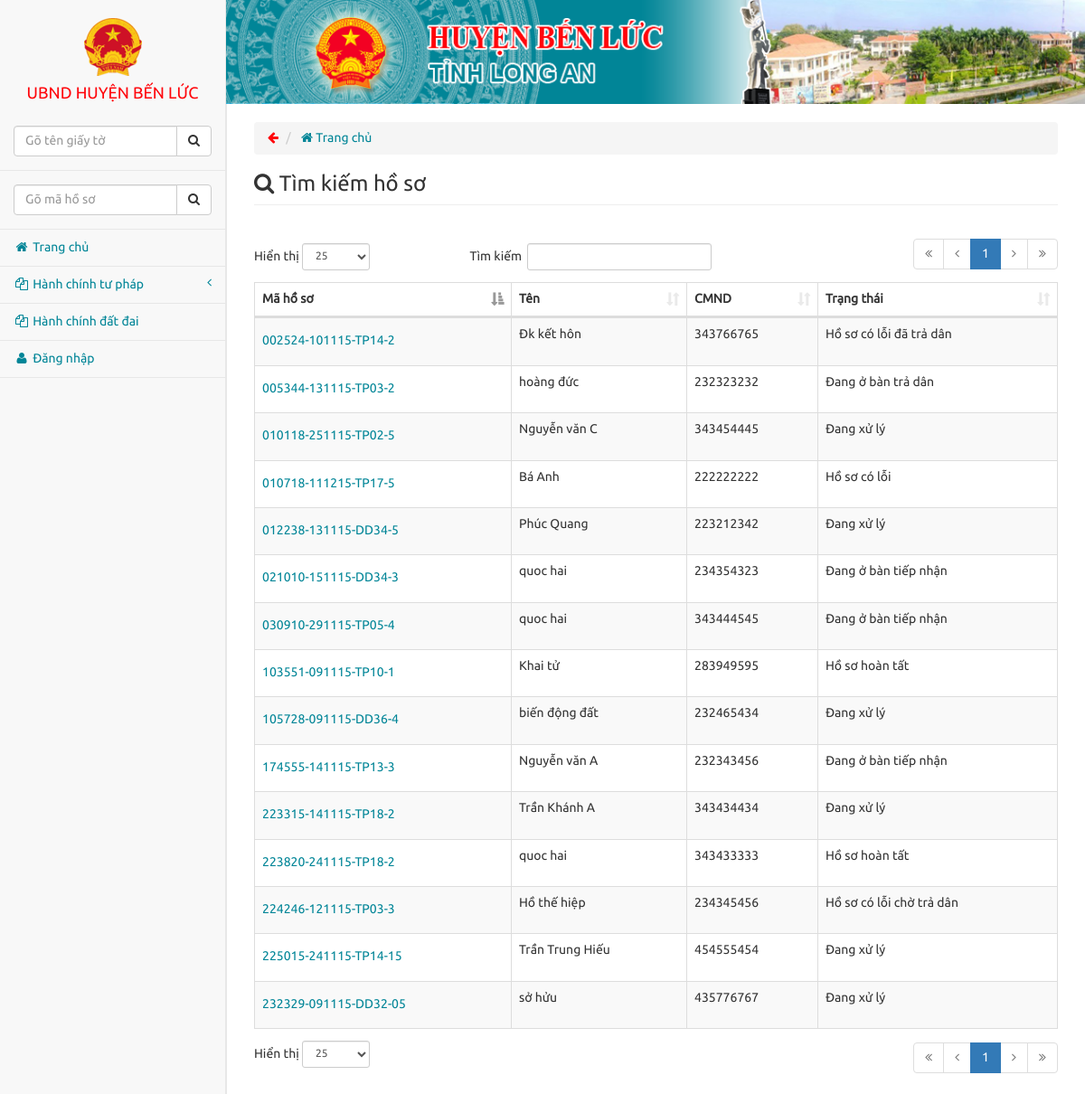
The app's page /index.php/admin/xem_ho_so, older data.
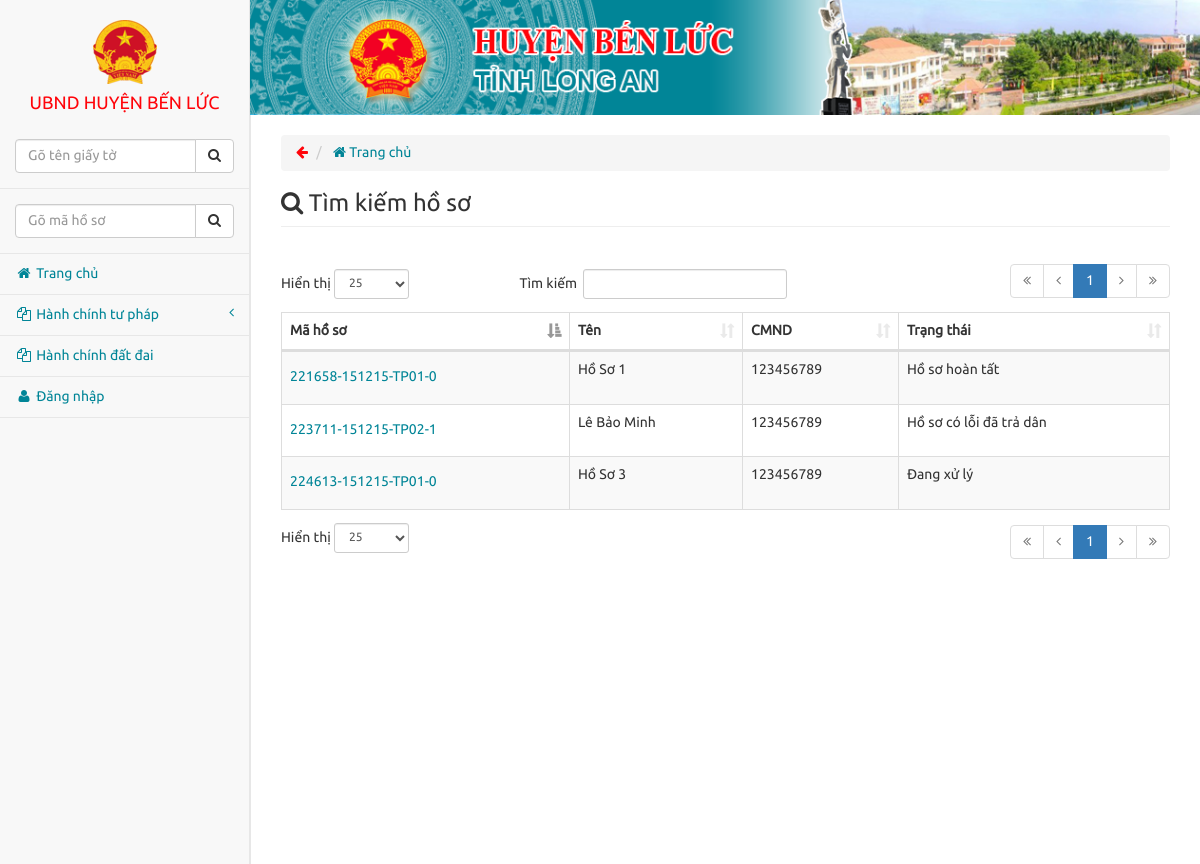
The same page, newer data.
### tables this page shows
CREATE TABLE IF NOT EXISTS `ho_so` (
  `id` int(11) NOT NULL AUTO_INCREMENT,
  `mshs` varchar(200) NOT NULL,
  `name` varchar(200) NOT NULL,
  `type` int(11) NOT NULL,
  `cmnd` int(11) NOT NULL,
  `status` int(11) NOT NULL,
  `mcb` varchar(200) NOT NULL,
  `lich_su_ho_so` text NOT NULL,
  `num_error` int(11) NOT NULL,
  `ngay_tra` varchar(200) NOT NULL,
  `sdt` varchar(200) NOT NULL,
  `dia_chi` text NOT NULL,
  `tt_giay_to_da_thu` text NOT NULL,
  `note` text NOT NULL,
  `error` text NOT NULL,
  `tien_thu` int(11) NOT NULL,
  PRIMARY KEY (`id`)
);

### application/controllers/admin/Xem_ho_so.php (called while the page is built, shortened)
<?php
class Xem_ho_so extends CI_Controller {
	public function index()
	{
		$this->load->model('ho_so');
		$data['title'] = 'Hồ sơ chi tiết - UBND Huyện Bến Lức';
		$this->load->view('templates/header', $data);
		$this->load->view('templates/aside');
		$this->load->view('templates/nav');
		$query = $this->ho_so->search_ho_so($this->input->post('num_search'),
			100,0);
		if($query){
			$this->load->view('ho_so_view',array(
					'query'=>$query
				));
		}else{
			redirect(base_url('trang_chu'));
		}
		$this->load->view('templates/footer');
	}
}

### index.php (called while the page is built, shortened)
<?php
require_once BASEPATH.'core/CodeIgniter.php';

### application/models/Ho_so.php (called while the page is built, shortened)
<?php
class Ho_so extends CI_Model {
    public function search_ho_so($id, $limit, $offset){
        $query = $this->db->get('ho_so');
        $array=array();
        $low_key=strval ($id);
       $low_key=strtolower($low_key);
      foreach($query->result_array() as $row){
        $low_search=strtolower($row['mshs']);
        $pos = strpos($low_search, $low_key);
        $pos1 = strpos($row['cmnd'], $low_key);
        if (($pos === false)&&($pos1 === false)) {
             } else {
                 $array[] = $row['id'];
            }
        }
        for ($i=0;$i<count($array);$i++){
            $this->db->or_where('id',  $array[$i]);
             }
        $this->db->limit($limit);
        $this->db->offset($offset);
        $q = $this->db->get('ho_so');
        return $q;
    }
}

### application/views/ho_so_view.php (the view, shortened to what this page needs)
<div class="col-lg-12">
    <ol class="breadcrumb">
        <li class="cursor back">
            <i class="fa fa-arrow-left"></i>
        </li>
        <li>
            <a href="<?php echo base_url('trang_chu'); ?>">
                <i class="fa fa-home"></i> Trang chủ
            </a>
        </li>
    </ol>
    <h3 class="page-header marTop"><i class="fa fa-search"></i> Tìm kiếm hồ sơ</h3>
    <div class="panel-body">
        <div class="row">
            <table id="table" class="table table-striped table-bordered">
                <thead>
                <tr>
                    <th>Mã hồ sơ</th>
                    <th>Tên</th>
                    <th>CMND</th>
                    <th>Trạng thái</th>
                </tr>
                </thead>
                <tbody>
            <?php
                foreach ($query->result() as $row){
  if($row->status==0) $arr='Đang ở bàn tiếp nhận';
  if($row->status==2)  $arr='Đang xử lý';
  if($row->status==4)  $arr='Đang ở bàn trả dân';
  if($row->status==5)  $arr='Hồ sơ hoàn tất';
  if($row->status==6)  $arr='Hồ sơ có lỗi';
  if($row->status==7)  $arr='Hồ sơ có lỗi chờ trả dân';
  if($row->status==8)  $arr='Hồ sơ có lỗi đã trả dân';
                echo '<tr>
              <td><a href="'.base_url().'admin/xem_ho_so/details/'.$row->id.'">
                <h5 class="truncate">'.$row->mshs.' </h5></a></td>
              <td> '.$row->name.'</td>
              <td>'.$row->cmnd.'</td>
                  <td>'.$arr.'</td>
                  </tr>';
                    }
                    ?>
                </tbody>
            </table>
        </div>
    </div>
</div>

Row changes from the older to the newer data that the page shows:
removed ho_so: mshs "232329-091115-DD32-05", name "sở hửu", cmnd "435776767", status "Đang xử lý"
removed ho_so: mshs "002524-101115-TP14-2", name "Đk kết hôn", cmnd "343766765", status "Hồ sơ có lỗi đã trả dân"
removed ho_so: mshs "224246-121115-TP03-3", name "Hồ thế hiệp", cmnd "234345456", status "Hồ sơ có lỗi chờ trả dân"
removed ho_so: mshs "005344-131115-TP03-2", name "hoàng đức", cmnd "232323232", status "Đang ở bàn trả dân"
removed ho_so: mshs "012238-131115-DD34-5", name "Phúc Quang", cmnd "223212342", status "Đang xử lý"
removed ho_so: mshs "174555-141115-TP13-3", name "Nguyễn văn A", cmnd "232343456", status "Đang ở bàn tiếp nhận"
removed ho_so: mshs "223315-141115-TP18-2", name "Trần Khánh A", cmnd "343434434", status "Đang xử lý"
removed ho_so: mshs "021010-151115-DD34-3", name "quoc hai", cmnd "234354323", status "Đang ở bàn tiếp nhận"
removed ho_so: mshs "223820-241115-TP18-2", name "quoc hai", cmnd "343433333", status "Hồ sơ hoàn tất"
removed ho_so: mshs "225015-241115-TP14-15", name "Trần Trung Hiếu", cmnd "454555454", status "Đang xử lý"
removed ho_so: mshs "010118-251115-TP02-5", name "Nguyễn văn C", cmnd "343454445", status "Đang xử lý"
removed ho_so: mshs "030910-291115-TP05-4", name "quoc hai", cmnd "343444545", status "Đang ở bàn tiếp nhận"
removed ho_so: mshs "010718-111215-TP17-5", name "Bá Anh", cmnd "222222222", status "Hồ sơ có lỗi"
added ho_so: mshs "221658-151215-TP01-0", name "Hồ Sơ 1", cmnd "123456789", status "Hồ sơ hoàn tất"
changed ho_so: mshs "103551-091115-TP10-1" → "223711-151215-TP02-1"; name "Khai tử" → "Lê Bảo Minh"; cmnd "283949595" → "123456789"; status "Hồ sơ hoàn tất" → "Hồ sơ có lỗi đã trả dân"
changed ho_so "Đang xử lý": mshs "105728-091115-DD36-4" → "224613-151215-TP01-0"; name "biến động đất" → "Hồ Sơ 3"; cmnd "232465434" → "123456789"
